Frame 1 (no input): blank canvas, image omitted
Frame 60 (no input): blank canvas, image omitted
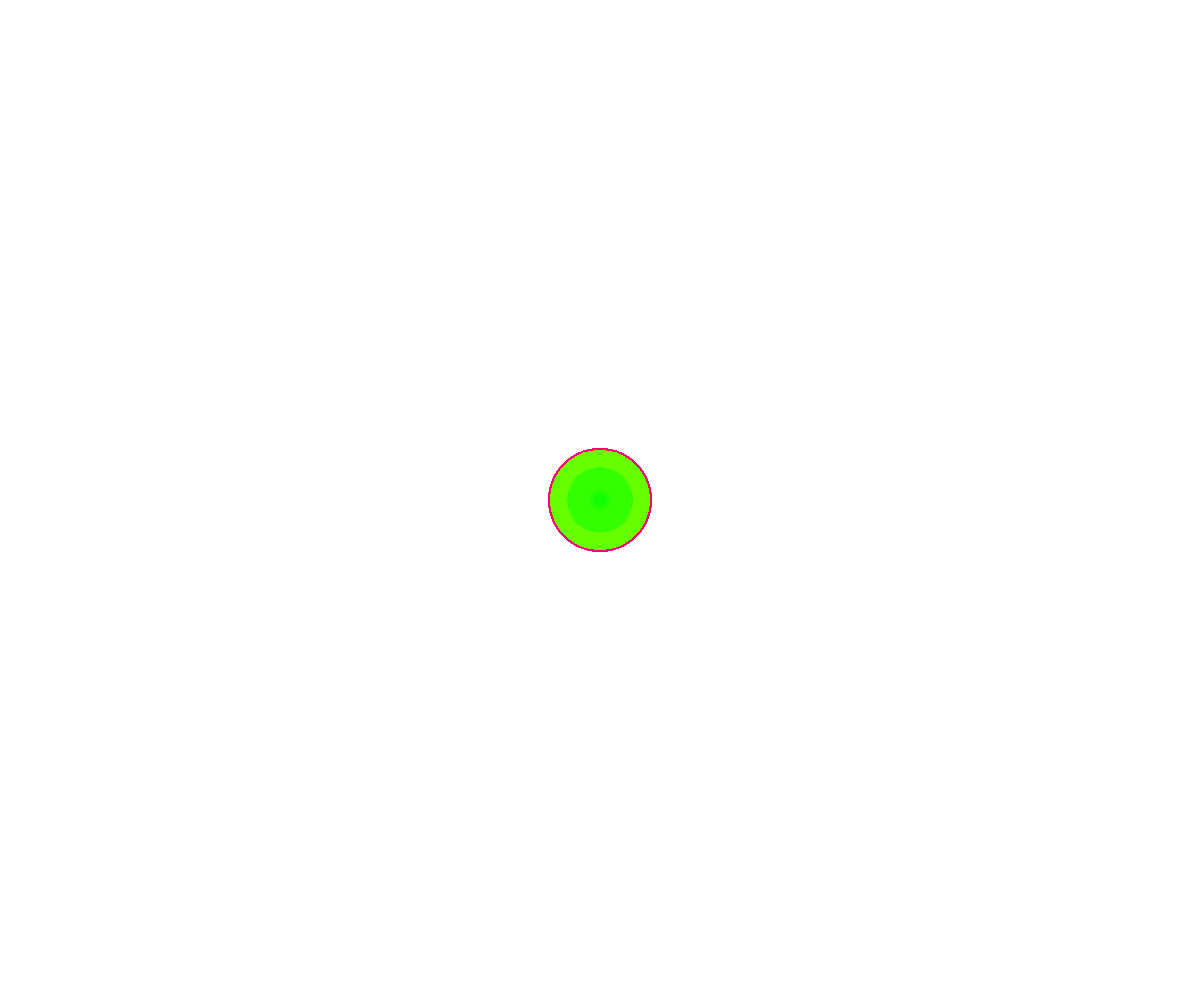
Frame 120 (the mouse pressed at the canvas centre since frame 60)

The p5.js sketch whose frames 1 and 60 were blank and that drew this single picture after the mouse press (run headless with seeded random() and noise() and a simulated clock; from frame 60 on, the mouse is pressed at the canvas centre):

// p5.js sketch
// ── sketch.js

var myHue = 0;
var speedX = 1;
var speedY = 10;
var circleX = 0;
var circleY = 100;

function setup() {
  createCanvas(windowWidth, windowHeight);
  colorMode(HSB);
};

function draw(){
  var hueRandomnumber= random(255);
  myHue +=4;

  fill(myHue, 100, 100);
  noStroke();

  if (mouseIsPressed){
    createBalloon();
  };

  if (myHue > 360) {
    myHue=0;
  };

  if (keyIsPressed){
    background(255);
  };
}

function createBalloon(){
  var numOfLoop = 100;
  var circleSize = 5 + random(100);

  for (var i = 0; i < numOfLoop; i++){
    var theta = i * ((Math.PI*2)/ numOfLoop) * (mouseY*0.1);
    var radius = 0.01 * i * mouseX;
    var xPos = Math.cos(theta) * radius
    var yPos = Math.sin(theta) * radius

    noStroke();
    fill (myHue, 100, 100);
    ellipse(mouseX, mouseY, circleSize, circleSize);
  };

  if (circleX > width || circleX < 0 ){
  speedX = speedX * -1;
  }
  if (circleY > height || circleY < 0){
    speedY = speedY * -1;
  }

  circleX = circleX + speedX;
  circleY = circleY + speedY;
}
//
// var myHue = 0;
// var circleX = 0;
// var circleY = 100;
// var speedX = 1;
// var speedY = 0.5;
//
// function draw() {
//
//     colorMode(HSB);
//     var xPos = random(100)-50;
//     var yPos = random(100)-50;
//
//     var circleSize = 5 + random(100);
//     var hueRandomnumber= random(255);
//     myHue +=4;
//
//     fill(myHue, 100, 100);
//     stroke(0);
//     strokeWeight(1);
//     noStroke();
//     ellipse(circleX, circleY, 30, 30);
//
//     if (circleX > width || circleX < 0 ){
//     speedX = speedX * -1;
//     }
//     if (circleY > height || circleY < 0){
//       speedY = speedY * -1;
//     }
//
//   if (myHue > 360) {
//     myHue=0;
//   }
//
//   if (mouseIsPressed){
//     noStroke();
//     ellipse(mouseX+xPos, mouseY+yPos, circleSize, circleSize);
//     }
//
//   if (keyIsPressed){
//     background(255);
//   }
//   circleX = circleX + speedX;
//   circleY = circleY - speedY;
// }
